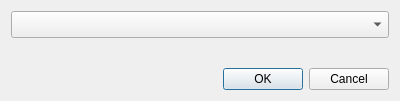
<?xml version="1.0" encoding="UTF-8"?>
<ui version="4.0">
 <class>RemoveDialog</class>
 <widget class="QDialog" name="RemoveDialog">
  <property name="geometry">
   <rect>
    <x>0</x>
    <y>0</y>
    <width>400</width>
    <height>101</height>
   </rect>
  </property>
  <property name="windowTitle">
   <string>Dialog</string>
  </property>
  <layout class="QVBoxLayout" name="verticalLayout">
   <item>
    <widget class="QComboBox" name="accountBox">
     <property name="baseSize">
      <size>
       <width>0</width>
       <height>0</height>
      </size>
     </property>
     <property name="font">
      <font>
       <family>Arial</family>
       <pointsize>12</pointsize>
      </font>
     </property>
     <property name="maxVisibleItems">
      <number>10</number>
     </property>
     <property name="sizeAdjustPolicy">
      <enum>QComboBox::AdjustToContents</enum>
     </property>
     <property name="placeholderText">
      <string>Username</string>
     </property>
    </widget>
   </item>
   <item>
    <spacer name="verticalSpacer">
     <property name="font">
      <font>
       <family>Arial</family>
       <pointsize>12</pointsize>
      </font>
     </property>
     <property name="orientation">
      <enum>Qt::Vertical</enum>
     </property>
     <property name="sizeHint" stdset="0">
      <size>
       <width>20</width>
       <height>40</height>
      </size>
     </property>
    </spacer>
   </item>
   <item>
    <widget class="QDialogButtonBox" name="buttonBox">
     <property name="orientation">
      <enum>Qt::Horizontal</enum>
     </property>
     <property name="standardButtons">
      <set>QDialogButtonBox::Cancel|QDialogButtonBox::Ok</set>
     </property>
    </widget>
   </item>
  </layout>
 </widget>
 <resources/>
 <connections>
  <connection>
   <sender>buttonBox</sender>
   <signal>accepted()</signal>
   <receiver>RemoveDialog</receiver>
   <slot>accept()</slot>
   <hints>
    <hint type="sourcelabel">
     <x>248</x>
     <y>254</y>
    </hint>
    <hint type="destinationlabel">
     <x>157</x>
     <y>274</y>
    </hint>
   </hints>
  </connection>
  <connection>
   <sender>buttonBox</sender>
   <signal>rejected()</signal>
   <receiver>RemoveDialog</receiver>
   <slot>reject()</slot>
   <hints>
    <hint type="sourcelabel">
     <x>316</x>
     <y>260</y>
    </hint>
    <hint type="destinationlabel">
     <x>286</x>
     <y>274</y>
    </hint>
   </hints>
  </connection>
 </connections>
</ui>
